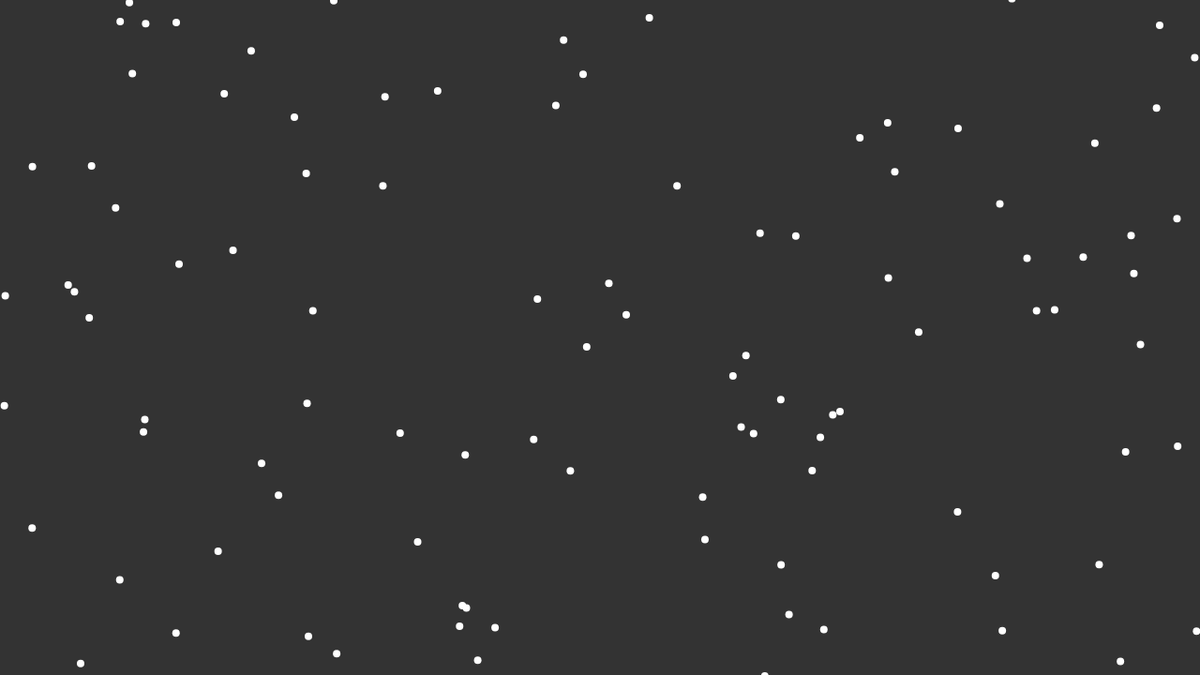
Frame 1 (no input)
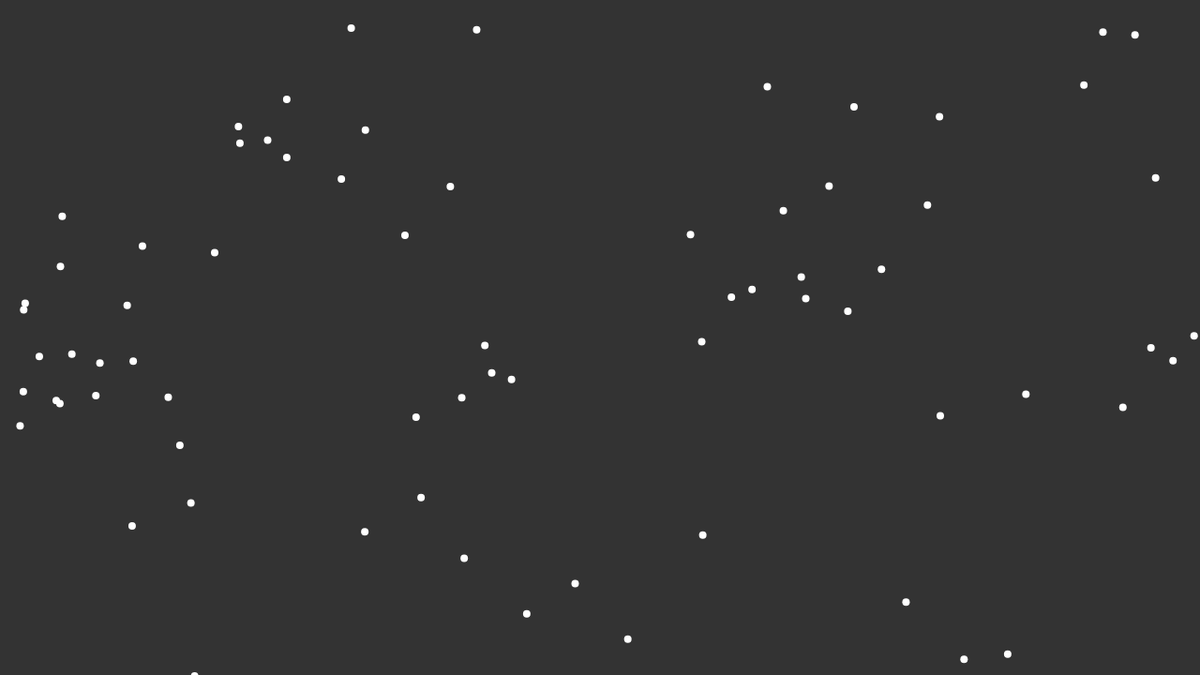
Frame 60 (no input)
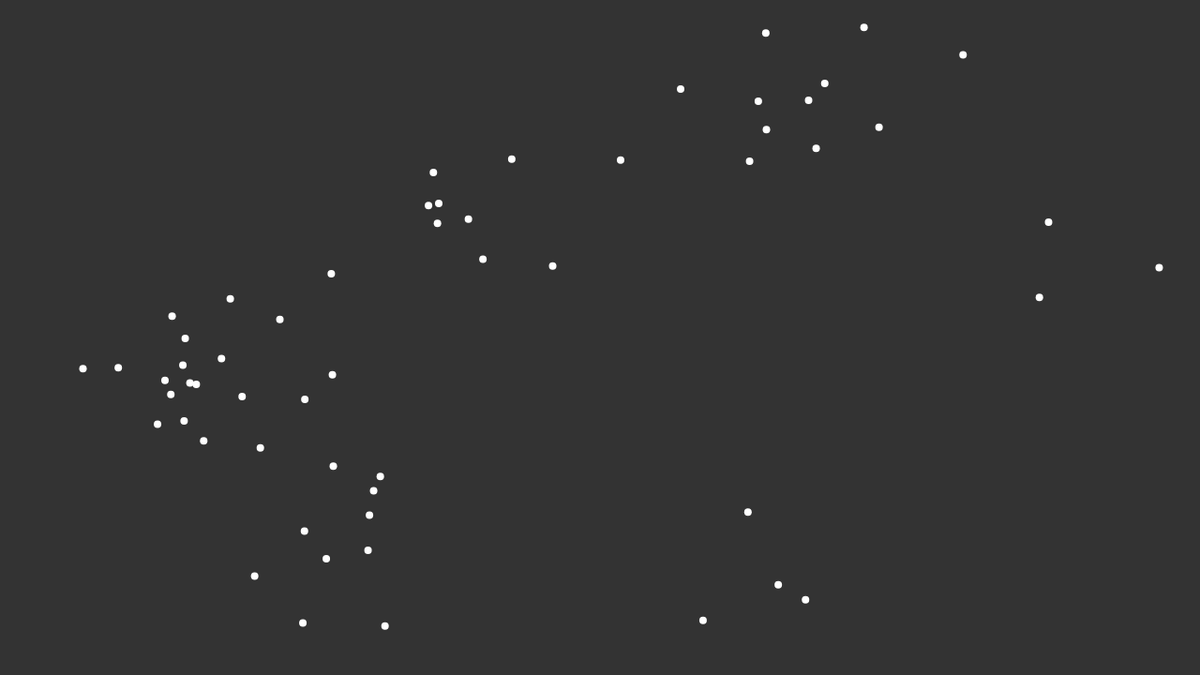
Frame 120 (the mouse pressed at the canvas centre since frame 60)

The p5.js sketch that drew these frames (run headless with seeded random() and noise() and a simulated clock; from frame 60 on, the mouse is pressed at the canvas centre):

// p5.js sketch
// ── sketch.js
const flock = [];

let alignSlider, cohesionSlider, seperationSlider;
function setup(){
    createCanvas(1280, 720);
    alignSlider = createSlider(0, 5, 1, 0.1);
    cohesionSlider = createSlider(0, 5, 1, 0.1);
    seperationSlider = createSlider(0, 5, 1, 0.1);
    for(let i = 0; i < 100; i++){
    flock.push(new Boid());
    }
}

function draw(){
    background(51);
    for (let boid of flock ){
        boid.edges();
        boid.flock(flock);
        boid.update();
        boid.show();
    }
}
// ── boid.js
class Boid{
    constructor(){
        this.position = createVector(random(width), random(height));
        this.velocity = p5.Vector.random2D();
        this.velocity.setMag(random(2, 4));
        this.acceleration = createVector();
        this.maxForce = 0.2;
        this.maxSpeed = 4;
    }

    align(boids) {
        let perceptionRadius = 100;
        let steering = createVector();
        let total = 0;
        for(let other of boids){
            let d = dist(this.position.x, this.position.y, other.position.x, other.position.y);
            if(other != this && d < perceptionRadius){
                steering.add(other.velocity);
                total++;
            }
        }
        if(total > 0){
            steering.div(total);
            steering.setMag(this.maxSpeed);
            steering.sub(this.velocity);
            steering.limit(this.maxForce)
        }
        return steering;
    }

    cohesion(boids) {
        let perceptionRadius = 100;
        let steering = createVector();
        let total = 0;
        for(let other of boids){
            let d = dist(
                this.position.x,
                this.position.y,
                other.position.x,
                other.position.y);

            if(other != this && d < perceptionRadius){
                steering.add(other.position);
                total++;
            }
        }
        if(total > 0){
            steering.div(total);
            steering.sub(this.position);
            steering.setMag(this.maxSpeed);
            steering.sub(this.velocity);
            steering.limit(this.maxForce)
        }
        return steering;
    }

    seperation(boids) {
        let perceptionRadius = 100;
        let steering = createVector();
        let total = 0;
        for(let other of boids){
            let d = dist(
                this.position.x,
                this.position.y,
                other.position.x,
                other.position.y);

            if(other != this && d < perceptionRadius){
                let diff = p5.Vector.sub(this.position, other.position);
                diff.mult(1/d);
                steering.add(diff);
                total++;
            }
        }
        if(total > 0){
            steering.div(total);
            steering.setMag(this.maxSpeed);
            steering.sub(this.velocity);
            steering.limit(this.maxForce)
        }
        return steering;
    }


    flock(boids){
        this.acceleration.set(0,0);
        let alignment = this.align(boids);
        let cohesion = this.cohesion(boids);
        let seperation = this.seperation(boids);

        seperation.mult(seperationSlider.value());
        cohesion.mult(cohesionSlider.value());
        alignment.mult(alignSlider.value());

        this.acceleration.add(alignment);
        this.acceleration.add(cohesion);
        this.acceleration.add(seperation);
    }



    edges(){
        if (this.position.x > width){
            this.position.x = 0;
        }else if(this.position.x < 0){
            this.position.x = width;
        }
        if (this.position.y > width){
            this.position.y = 0;
        }else if(this.position.y < 0){
            this.position.y = width;
        }
    }

    update(){
        this.position.add(this.velocity);
        this.velocity.add(this.acceleration);
        this.velocity.limit(this.maxSpeed);
    }


    show(){
        strokeWeight(8);
        stroke(255);
        point(this.position.x, this.position.y);
    }


}
// ── obstacle.js
class obstacle{
    constructor(x, y) {
        this.position = createVector(x, y);
        this.width = 50; // Width of the rectangle
        this.height = 30; // Height of the rectangle
      }
      show() {
        // Draw a rectangle for the obstacle
        rectMode(CENTER); // Draw from the center
        noStroke(); // No border
        fill(255, 0, 0); // Fill color (e.g., red)
        rect(this.position.x, this.position.y, this.width, this.height);
      }
}
